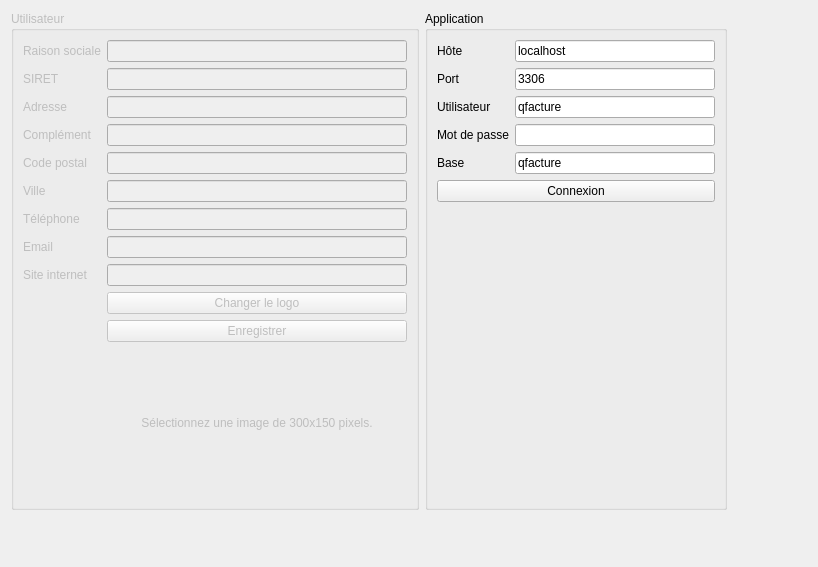
      <widget class="QWidget" name="Param">
       <attribute name="title">
        <string>Paramètres</string>
       </attribute>
       <layout class="QGridLayout" name="gridLayout_3">
        <item row="0" column="0" colspan="3">
         <widget class="QGroupBox" name="uGroupBox">
          <property name="enabled">
           <bool>false</bool>
          </property>
          <property name="minimumSize">
           <size>
            <width>0</width>
            <height>0</height>
           </size>
          </property>
          <property name="maximumSize">
           <size>
            <width>800</width>
            <height>600</height>
           </size>
          </property>
          <property name="autoFillBackground">
           <bool>false</bool>
          </property>
          <property name="title">
           <string>Utilisateur</string>
          </property>
          <layout class="QFormLayout" name="formLayout">
           <property name="fieldGrowthPolicy">
            <enum>QFormLayout::AllNonFixedFieldsGrow</enum>
           </property>
           <item row="0" column="0">
            <widget class="QLabel" name="label">
             <property name="text">
              <string>Raison sociale</string>
             </property>
             <property name="buddy">
              <cstring>uName</cstring>
             </property>
            </widget>
           </item>
           <item row="0" column="1">
            <widget class="QLineEdit" name="uName">
             <property name="minimumSize">
              <size>
               <width>300</width>
               <height>22</height>
              </size>
             </property>
             <property name="maximumSize">
              <size>
               <width>300</width>
               <height>16777215</height>
              </size>
             </property>
            </widget>
           </item>
           <item row="1" column="0">
            <widget class="QLabel" name="label_2">
             <property name="text">
              <string>SIRET</string>
             </property>
             <property name="buddy">
              <cstring>uSiret</cstring>
             </property>
            </widget>
           </item>
           <item row="1" column="1">
            <widget class="QLineEdit" name="uSiret">
             <property name="minimumSize">
              <size>
               <width>300</width>
               <height>0</height>
              </size>
             </property>
             <property name="maximumSize">
              <size>
               <width>300</width>
               <height>16777215</height>
              </size>
             </property>
            </widget>
           </item>
           <item row="2" column="0">
            <widget class="QLabel" name="label_3">
             <property name="text">
              <string>Adresse</string>
             </property>
             <property name="buddy">
              <cstring>uAdress</cstring>
             </property>
            </widget>
           </item>
           <item row="2" column="1">
            <widget class="QLineEdit" name="uAdress">
             <property name="minimumSize">
              <size>
               <width>300</width>
               <height>0</height>
              </size>
             </property>
             <property name="maximumSize">
              <size>
               <width>300</width>
               <height>16777215</height>
              </size>
             </property>
            </widget>
           </item>
           <item row="3" column="0">
            <widget class="QLabel" name="label_4">
             <property name="text">
              <string>Complément</string>
             </property>
             <property name="buddy">
              <cstring>uAdress2</cstring>
             </property>
            </widget>
           </item>
           <item row="3" column="1">
            <widget class="QLineEdit" name="uAdress2">
             <property name="minimumSize">
              <size>
               <width>300</width>
               <height>0</height>
              </size>
             </property>
             <property name="maximumSize">
              <size>
               <width>300</width>
               <height>16777215</height>
              </size>
             </property>
            </widget>
           </item>
           <item row="4" column="0">
            <widget class="QLabel" name="label_5">
             <property name="text">
              <string>Code postal</string>
             </property>
             <property name="buddy">
              <cstring>uZip</cstring>
             </property>
            </widget>
           </item>
           <item row="4" column="1">
            <widget class="QLineEdit" name="uZip">
             <property name="minimumSize">
              <size>
               <width>300</width>
               <height>0</height>
              </size>
             </property>
             <property name="maximumSize">
              <size>
               <width>300</width>
               <height>16777215</height>
              </size>
             </property>
            </widget>
           </item>
           <item row="5" column="0">
            <widget class="QLabel" name="label_6">
             <property name="text">
              <string>Ville</string>
             </property>
             <property name="buddy">
              <cstring>uCity</cstring>
             </property>
            </widget>
           </item>
           <item row="5" column="1">
            <widget class="QLineEdit" name="uCity">
             <property name="minimumSize">
              <size>
               <width>300</width>
               <height>0</height>
              </size>
             </property>
             <property name="maximumSize">
              <size>
               <width>300</width>
               <height>16777215</height>
              </size>
             </property>
            </widget>
           </item>
           <item row="6" column="0">
            <widget class="QLabel" name="label_7">
             <property name="text">
              <string>Téléphone</string>
             </property>
             <property name="buddy">
              <cstring>uPhone</cstring>
             </property>
            </widget>
           </item>
           <item row="6" column="1">
            <widget class="QLineEdit" name="uPhone">
             <property name="minimumSize">
              <size>
               <width>300</width>
               <height>0</height>
              </size>
             </property>
             <property name="maximumSize">
              <size>
               <width>300</width>
               <height>16777215</height>
              </size>
             </property>
            </widget>
           </item>
           <item row="7" column="0">
            <widget class="QLabel" name="label_8">
             <property name="text">
              <string>Email</string>
             </property>
             <property name="buddy">
              <cstring>uMail</cstring>
             </property>
            </widget>
           </item>
           <item row="7" column="1">
            <widget class="QLineEdit" name="uMail">
             <property name="minimumSize">
              <size>
               <width>300</width>
               <height>0</height>
              </size>
             </property>
             <property name="maximumSize">
              <size>
               <width>300</width>
               <height>16777215</height>
              </size>
             </property>
            </widget>
           </item>
           <item row="8" column="0">
            <widget class="QLabel" name="label_9">
             <property name="text">
              <string>Site internet</string>
             </property>
             <property name="buddy">
              <cstring>uHome</cstring>
             </property>
            </widget>
           </item>
           <item row="8" column="1">
            <widget class="QLineEdit" name="uHome">
             <property name="minimumSize">
              <size>
               <width>300</width>
               <height>0</height>
              </size>
             </property>
             <property name="maximumSize">
              <size>
               <width>300</width>
               <height>16777215</height>
              </size>
             </property>
            </widget>
           </item>
           <item row="10" column="1">
            <widget class="QPushButton" name="uSave">
             <property name="enabled">
              <bool>false</bool>
             </property>
             <property name="minimumSize">
              <size>
               <width>0</width>
               <height>0</height>
              </size>
             </property>
             <property name="maximumSize">
              <size>
               <width>500</width>
               <height>16777215</height>
              </size>
             </property>
             <property name="text">
              <string>Enregistrer</string>
             </property>
             <property name="checkable">
              <bool>false</bool>
             </property>
             <property name="flat">
              <bool>false</bool>
             </property>
            </widget>
           </item>
           <item row="9" column="1">
            <widget class="QPushButton" name="uChangeLogo">
             <property name="text">
              <string>Changer le logo</string>
             </property>
            </widget>
           </item>
           <item row="11" column="1">
            <widget class="QLabel" name="uLogo">
             <property name="minimumSize">
              <size>
               <width>300</width>
               <height>150</height>
              </size>
             </property>
             <property name="maximumSize">
              <size>
               <width>300</width>
               <height>150</height>
              </size>
             </property>
             <property name="text">
              <string>Sélectionnez une image de 300x150 pixels.</string>
             </property>
             <property name="alignment">
              <set>Qt::AlignCenter</set>
             </property>
             <property name="indent">
              <number>-5</number>
             </property>
            </widget>
           </item>
          </layout>
         </widget>
        </item>
        <item row="0" column="4" rowspan="2">
         <spacer name="horizontalSpacer">
          <property name="orientation">
           <enum>Qt::Horizontal</enum>
          </property>
          <property name="sizeType">
           <enum>QSizePolicy::Expanding</enum>
          </property>
          <property name="sizeHint" stdset="0">
           <size>
            <width>80</width>
            <height>20</height>
           </size>
          </property>
         </spacer>
        </item>
        <item row="1" column="0">
         <spacer name="verticalSpacer">
          <property name="orientation">
           <enum>Qt::Vertical</enum>
          </property>
          <property name="sizeHint" stdset="0">
           <size>
            <width>20</width>
            <height>40</height>
           </size>
          </property>
         </spacer>
        </item>
        <item row="0" column="3">
         <widget class="QGroupBox" name="aGroupBox">
          <property name="sizePolicy">
           <sizepolicy hsizetype="Maximum" vsizetype="Maximum">
            <horstretch>0</horstretch>
            <verstretch>0</verstretch>
           </sizepolicy>
          </property>
          <property name="minimumSize">
           <size>
            <width>0</width>
            <height>0</height>
           </size>
          </property>
          <property name="maximumSize">
           <size>
            <width>800</width>
            <height>800</height>
           </size>
          </property>
          <property name="title">
           <string>Application</string>
          </property>
          <layout class="QFormLayout" name="formLayout_3">
           <property name="fieldGrowthPolicy">
            <enum>QFormLayout::AllNonFixedFieldsGrow</enum>
           </property>
           <item row="0" column="0">
            <widget class="QLabel" name="label_14">
             <property name="minimumSize">
              <size>
               <width>0</width>
               <height>0</height>
              </size>
             </property>
             <property name="maximumSize">
              <size>
               <width>1555</width>
               <height>16777215</height>
              </size>
             </property>
             <property name="text">
              <string>Hôte</string>
             </property>
             <property name="buddy">
              <cstring>aServer</cstring>
             </property>
            </widget>
           </item>
           <item row="0" column="1">
            <widget class="QLineEdit" name="aServer">
             <property name="minimumSize">
              <size>
               <width>200</width>
               <height>0</height>
              </size>
             </property>
             <property name="maximumSize">
              <size>
               <width>200</width>
               <height>16777215</height>
              </size>
             </property>
             <property name="inputMask">
              <string notr="true"/>
             </property>
             <property name="text">
              <string notr="true">localhost</string>
             </property>
            </widget>
           </item>
           <item row="1" column="0">
            <widget class="QLabel" name="label_15">
             <property name="minimumSize">
              <size>
               <width>0</width>
               <height>0</height>
              </size>
             </property>
             <property name="maximumSize">
              <size>
               <width>1555</width>
               <height>16777215</height>
              </size>
             </property>
             <property name="text">
              <string>Port</string>
             </property>
             <property name="buddy">
              <cstring>aPort</cstring>
             </property>
            </widget>
           </item>
           <item row="1" column="1">
            <widget class="QLineEdit" name="aPort">
             <property name="minimumSize">
              <size>
               <width>200</width>
               <height>0</height>
              </size>
             </property>
             <property name="maximumSize">
              <size>
               <width>200</width>
               <height>16777215</height>
              </size>
             </property>
             <property name="text">
              <string notr="true">3306</string>
             </property>
            </widget>
           </item>
           <item row="2" column="0">
            <widget class="QLabel" name="label_16">
             <property name="minimumSize">
              <size>
               <width>0</width>
               <height>0</height>
              </size>
             </property>
             <property name="maximumSize">
              <size>
               <width>1555</width>
               <height>16777215</height>
              </size>
             </property>
             <property name="text">
              <string>Utilisateur</string>
             </property>
             <property name="buddy">
              <cstring>aUser</cstring>
             </property>
            </widget>
           </item>
           <item row="2" column="1">
            <widget class="QLineEdit" name="aUser">
             <property name="minimumSize">
              <size>
               <width>200</width>
               <height>0</height>
              </size>
             </property>
             <property name="maximumSize">
              <size>
               <width>200</width>
               <height>16777215</height>
              </size>
             </property>
             <property name="inputMask">
              <string notr="true"/>
             </property>
             <property name="text">
              <string notr="true">qfacture</string>
             </property>
            </widget>
           </item>
           <item row="3" column="0">
            <widget class="QLabel" name="label_17">
             <property name="minimumSize">
              <size>
               <width>0</width>
               <height>0</height>
              </size>
             </property>
             <property name="maximumSize">
              <size>
               <width>1555</width>
               <height>16777215</height>
              </size>
             </property>
             <property name="text">
              <string>Mot de passe</string>
             </property>
             <property name="buddy">
              <cstring>aPass</cstring>
             </property>
            </widget>
           </item>
           <item row="3" column="1">
            <widget class="QLineEdit" name="aPass">
             <property name="minimumSize">
              <size>
               <width>200</width>
               <height>0</height>
              </size>
             </property>
             <property name="maximumSize">
              <size>
               <width>200</width>
               <height>16777215</height>
              </size>
             </property>
             <property name="inputMask">
              <string notr="true"/>
             </property>
             <property name="text">
              <string notr="true"/>
             </property>
             <property name="echoMode">
              <enum>QLineEdit::Password</enum>
             </property>
            </widget>
           </item>
           <item row="4" column="0">
            <widget class="QLabel" name="label_18">
             <property name="minimumSize">
              <size>
               <width>0</width>
               <height>0</height>
              </size>
             </property>
             <property name="maximumSize">
              <size>
               <width>1555</width>
               <height>16777215</height>
              </size>
             </property>
             <property name="text">
              <string>Base</string>
             </property>
             <property name="buddy">
              <cstring>aDb</cstring>
             </property>
            </widget>
           </item>
           <item row="4" column="1">
            <widget class="QLineEdit" name="aDb">
             <property name="minimumSize">
              <size>
               <width>200</width>
               <height>0</height>
              </size>
             </property>
             <property name="maximumSize">
              <size>
               <width>200</width>
               <height>16777215</height>
              </size>
             </property>
             <property name="inputMask">
              <string notr="true"/>
             </property>
             <property name="text">
              <string notr="true">qfacture</string>
             </property>
            </widget>
           </item>
           <item row="5" column="0" colspan="2">
            <widget class="QPushButton" name="aConnect">
             <property name="maximumSize">
              <size>
               <width>16777214</width>
               <height>16777215</height>
              </size>
             </property>
             <property name="text">
              <string>Connexion</string>
             </property>
            </widget>
           </item>
          </layout>
         </widget>
        </item>
        <item row="1" column="3">
         <spacer name="verticalSpacer_2">
          <property name="orientation">
           <enum>Qt::Vertical</enum>
          </property>
          <property name="sizeHint" stdset="0">
           <size>
            <width>20</width>
            <height>40</height>
           </size>
          </property>
         </spacer>
        </item>
       </layout>
      </widget>
